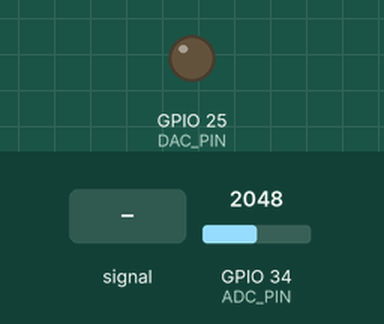
Recording of a sketch running on a simulated ESP32. On the bench: output pins drawn as LEDs (lit = HIGH). The inputs (shaded band) are chosen by the test bench; at power-on: GPIO 34 (ADC_PIN) = 2048 (analog values on the 0–4095 scale). WiFi joins after 1.5 s; servers stay silent unless stated; uploads are accepted with an empty reply; what the sketch prints to the serial monitor is not drawn.

Above: at 0.0 s.
At 3.0 s:
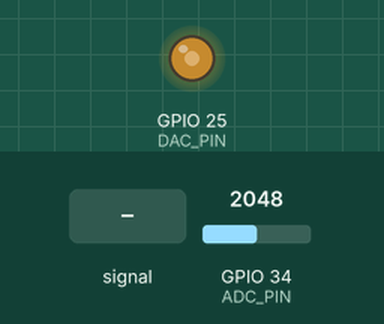
3.1 s: GPIO 34 (ADC_PIN) fed a 200 Hz sine of ±327 counts around its level
6.1 s: GPIO 34 (ADC_PIN) set to 960
Timing chart, 0 to 6.3 s (numbered marks = the images above; inputs shaded):
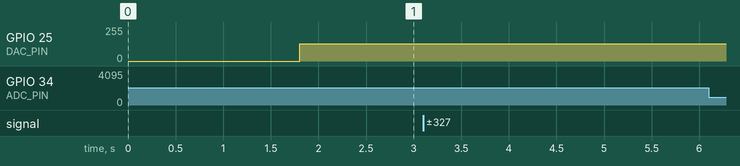

The sketch:

anc_echoshield_fixed.ino
```cpp
/*
 * ============================================================
 *  EchoShield ANC — ESP32 Firmware  (v3 - Race Condition Fixed)
 * ============================================================
 *  Fix v3:  Double buffer to prevent ISR overwriting FFT data
 *           Normalize FFT input to prevent magnitude overflow
 *           Fixed dB calculation
 *  Wiring:
 *    MAX9814 OUT → GPIO34 (ADC)
 *    GPIO25      → 1µF cap → PAM8403 IN → Speaker
 * ============================================================
 */

#include <WiFi.h>
#include <HTTPClient.h>
#include <ArduinoJson.h>
#include <arduinoFFT.h>
#include <driver/dac.h>

// ------------ USER CONFIG ------------
const char* ssid       = "Boss";
const char* pass       = "11111111";
const char* SERVER_URL = "http://10.71.233.56:3000/api/readings";

// ------------ SIGNAL / PINS ------------
#define SAMPLES        256
#define SAMPLING_FREQ  8000
#define ADC_PIN        34
#define DAC_PIN        25

// ------------ DOUBLE BUFFER (fixes race condition) ------------
// Buffer A — ISR writes here
volatile int  rawBufA[SAMPLES];
volatile int  rawBufIdx  = 0;
volatile bool bufAReady  = false;

// Buffer B — main loop processes this (copied from A safely)
double vReal[SAMPLES];
double vImag[SAMPLES];

ArduinoFFT<double> FFT = ArduinoFFT<double>(vReal, vImag, SAMPLES, SAMPLING_FREQ);

// ------------ TIMERS ------------
hw_timer_t* sampleTimer = NULL;
hw_timer_t* sineTimer   = NULL;
portMUX_TYPE timerMux   = portMUX_INITIALIZER_UNLOCKED;

// ------------ STATE ------------
bool   ancEnabled    = true;
double lastDb        = 0.0;
double lastPeakFreq  = 0.0;
double antiAmplitude = 0.0;

// Sine LUT — inverted phase for anti-noise
#define SINE_TABLE_SIZE 256
uint8_t sineTable[SINE_TABLE_SIZE];
volatile bool     outputActive = false;
volatile uint32_t sinePhase    = 0;

unsigned long lastPostMs = 0;

// ============================================================
//  ISR 1 — Sample ADC at 8 kHz into raw buffer A
// ============================================================
void IRAM_ATTR onSampleTimer() {
  portENTER_CRITICAL_ISR(&timerMux);
  if (!bufAReady && rawBufIdx < SAMPLES) {
    rawBufA[rawBufIdx++] = analogRead(ADC_PIN);
    if (rawBufIdx >= SAMPLES) {
      bufAReady  = true;
      rawBufIdx  = 0;
    }
  }
  portEXIT_CRITICAL_ISR(&timerMux);
}

// ============================================================
//  ISR 2 — Output anti-noise sine wave via DAC
// ============================================================
void IRAM_ATTR onSineTimer() {
  if (!outputActive) {
    dac_output_voltage(DAC_CHANNEL_1, 128);
    return;
  }
  uint32_t idx = sinePhase & (SINE_TABLE_SIZE - 1);
  dac_output_voltage(DAC_CHANNEL_1, sineTable[idx]);
  sinePhase++;
}

// ============================================================
//  Rebuild sine LUT with given amplitude (0.0 – 1.0)
// ============================================================
void buildSineTable(double amp) {
  for (int i = 0; i < SINE_TABLE_SIZE; i++) {
    double s = sin(2.0 * PI * i / (double)SINE_TABLE_SIZE);
    int v = (int)(128.0 - s * amp * 127.0);  // inverted phase
    sineTable[i] = (uint8_t)constrain(v, 0, 255);
  }
}

// ============================================================
//  Compute RMS dB from normalised buffer (-1..+1)
// ============================================================
double computeDb(double* buf, int n) {
  double sumSq = 0.0;
  for (int i = 0; i < n; i++) sumSq += buf[i] * buf[i];
  double rms = sqrt(sumSq / n);
  if (!isfinite(rms) || rms <= 0.0001) return 0.0;
  double db = 20.0 * log10(rms) + 90.0;
  return constrain(db, 0.0, 120.0);
}

// ============================================================
//  Post to MongoDB backend
// ============================================================
void postToMongoDB(double db, double peakHz, double amplitude) {
  if (WiFi.status() != WL_CONNECTED) return;
  unsigned long now = millis();
  if (now - lastPostMs < 1000) return;
  lastPostMs = now;

  HTTPClient http;
  http.begin(SERVER_URL);
  http.addHeader("Content-Type", "application/json");
  http.setTimeout(600);

  StaticJsonDocument<200> doc;
  doc["dbSPL"]      = (int)db;
  doc["peakHz"]     = (int)peakHz;
  doc["amplitude"]  = amplitude;
  doc["ancEnabled"] = ancEnabled;
  doc["status"]     = outputActive ? "anc_active" : "anc_idle";

  String body;
  serializeJson(doc, body);
  int code = http.POST(body);
  Serial.printf("[HTTP] POST → dB=%.1f Hz=%.1f code=%d\n", db, peakHz, code);
  http.end();
}

// ============================================================
//  SETUP
// ============================================================
void setup() {
  Serial.begin(115200);
  delay(300);
  Serial.println("\n=== EchoShield ANC v3 Starting ===");

  // WiFi
  WiFi.mode(WIFI_STA);
  WiFi.begin(ssid, pass);
  Serial.print("[WiFi] Connecting");
  int retries = 0;
  while (WiFi.status() != WL_CONNECTED && retries < 40) {
    delay(300); Serial.print("."); retries++;
  }
  Serial.println(WiFi.status() == WL_CONNECTED
    ? "\n[WiFi] Connected → " + WiFi.localIP().toString()
    : "\n[WiFi] Offline — ANC still works");

  // ADC
  analogSetAttenuation(ADC_11db);
  analogReadResolution(12);
  pinMode(ADC_PIN, INPUT);

  // Sine LUT (start at full amplitude)
  buildSineTable(1.0);

  // DAC
  dac_output_enable(DAC_CHANNEL_1);

  // Sample timer — 8 kHz
  sampleTimer = timerBegin(1000000);
  timerAttachInterrupt(sampleTimer, &onSampleTimer);
  timerAlarm(sampleTimer, 125, true, 0);
  timerStart(sampleTimer);

  // Sine timer — start at 1 kHz placeholder
  sineTimer = timerBegin(1000000);
  timerAttachInterrupt(sineTimer, &onSineTimer);
  timerAlarm(sineTimer, 1000, true, 0);
  timerStart(sineTimer);

  Serial.println("[ANC] Ready. Sampling at 8 kHz on GPIO34.");
  Serial.println("[ANC] Anti-noise output on GPIO25.");
}

// ============================================================
//  MAIN LOOP
// ============================================================
void loop() {

  // WiFi reconnect
  static unsigned long lastReconnect = 0;
  if (WiFi.status() != WL_CONNECTED && millis() - lastReconnect > 10000) {
    lastReconnect = millis();
    WiFi.reconnect();
  }

  // Wait for full buffer
  if (!bufAReady) { delay(1); return; }

  // ── CRITICAL: copy raw buffer to working buffer, then free ISR ──
  // This prevents ISR from overwriting data while FFT runs
  int localBuf[SAMPLES];
  portENTER_CRITICAL(&timerMux);
  for (int i = 0; i < SAMPLES; i++) localBuf[i] = rawBufA[i];
  bufAReady = false;   // ISR can now fill buffer again
  portEXIT_CRITICAL(&timerMux);

  // ── DC removal + normalize to -1..+1 ──
  double mean = 0.0;
  for (int i = 0; i < SAMPLES; i++) mean += localBuf[i];
  mean /= SAMPLES;

  double minV = 4095, maxV = 0;
  for (int i = 0; i < SAMPLES; i++) {
    double v = localBuf[i] - mean;
    vReal[i] = v / 2048.0;   // normalize: -1.0 to +1.0
    vImag[i] = 0.0;
    if (localBuf[i] < minV) minV = localBuf[i];
    if (localBuf[i] > maxV) maxV = localBuf[i];
  }

  // ── Noise floor check ──
  if ((maxV - minV) < 20) {
    outputActive = false;
    lastDb = 0.0; lastPeakFreq = 0.0;
    Serial.println("[ANC] Quiet — no output");
    return;
  }

  // ── Compute dB from normalised signal ──
  lastDb = computeDb(vReal, SAMPLES);

  // ── FFT ──
  FFT.windowing(FFTWindow::Hamming, FFTDirection::Forward);
  FFT.compute(FFTDirection::Forward);
  FFT.complexToMagnitude();

  // ── Find peak frequency (skip DC bins 0-1) ──
  double peakMag   = 0.0;
  int    peakIndex = 0;
  for (int i = 2; i < SAMPLES / 2; i++) {
    if (vReal[i] > peakMag) {
      peakMag   = vReal[i];
      peakIndex = i;
    }
  }
  lastPeakFreq = (double)peakIndex * ((double)SAMPLING_FREQ / (double)SAMPLES);

  // ── Anti-noise amplitude (normalised mag, max ~128 for unit input) ──
  double norm = peakMag / 100.0;
  if (norm > 1.0) norm = 1.0;
  antiAmplitude = norm * 0.9;

  // Rebuild sine table with new amplitude
  buildSineTable(antiAmplitude);

  // ── Update sine timer for peak frequency ──
  if (lastPeakFreq > 20 &&
      lastPeakFreq < (SAMPLING_FREQ / 2.0) &&
      ancEnabled &&
      antiAmplitude > 0.02) {

    double stepUs = 1000000.0 / (lastPeakFreq * (double)SINE_TABLE_SIZE);
    if (stepUs < 20.0) stepUs = 20.0;
    timerAlarm(sineTimer, (uint64_t)stepUs, true, 0);
    outputActive = true;
  } else {
    outputActive = false;
  }

  // ── Serial output ──
  Serial.printf("[ANC] dB=%.1f  Hz=%.1f  Mag=%.2f  Amp=%.2f  Out=%s\n",
    lastDb, lastPeakFreq, peakMag, antiAmplitude,
    outputActive ? "ON" : "OFF");

  // ── Post to MongoDB ──
  postToMongoDB(lastDb, lastPeakFreq, antiAmplitude);

  delay(5);
}
```
